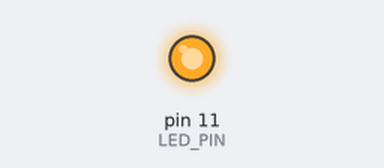
This program was run on a simulated Raspberry Pi (header pin numbers). Shown: output pins drawn as LEDs (lit = HIGH). At 2.0 s the program stops and its outputs stay as they are.

Above: at 0.1 s.
At 2.1 s:
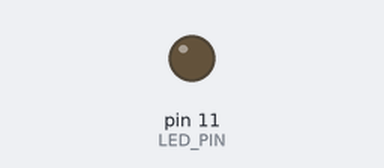
Timing chart, 0 to 3.5 s (numbered marks = the images above):
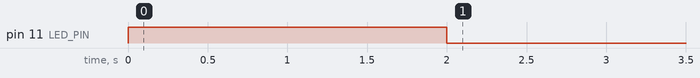

Measured:
- by itself, pin 11 (LED_PIN): LOW → HIGH at 0.00 s, → LOW 2.0 s later

The program:

hello_led.py
```python
#Import all the required packages
import time #per mettere in pausa l'esecuzione del programma
import RPi.GPIO as GPIO #per gestire le GPIO

# LED pin (GPIO channel number)
LED_PIN = 11

#LED On/Off functions
def turn_led_on():
    GPIO.output(LED_PIN, GPIO.HIGH)
    return 'led on'
def turn_led_off():
    GPIO.output(LED_PIN, GPIO.LOW)
    return 'led off'

#Use raspberry Pi board and pin numbers
GPIO.setmode(GPIO.BOARD) #impostare la modalità di numerazione fisica

#Set up LED pin and GPIO output channel
GPIO.setup(LED_PIN, GPIO.OUT)

#Turn the led on
turn_led_on()

#Let's keep the LED on for two seconds
time.sleep(2)

#Turn the LED off
turn_led_off()

#Clean up all GPIO ports
GPIO.cleanup()
```
